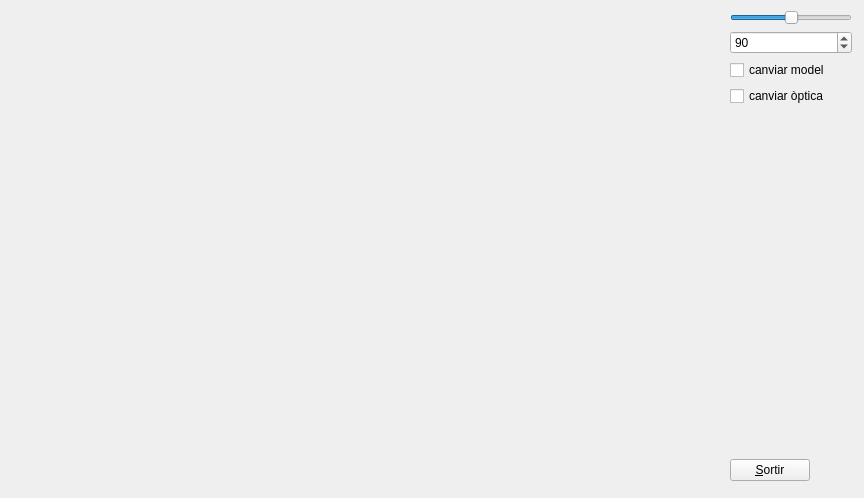
<?xml version="1.0" encoding="UTF-8"?>
<ui version="4.0">
 <class>MyForm</class>
 <widget class="QWidget" name="MyForm">
  <property name="geometry">
   <rect>
    <x>0</x>
    <y>0</y>
    <width>864</width>
    <height>498</height>
   </rect>
  </property>
  <property name="windowTitle">
   <string>Form</string>
  </property>
  <widget class="MyGLWidget" name="widget" native="true">
   <property name="geometry">
    <rect>
     <x>9</x>
     <y>9</y>
     <width>713</width>
     <height>480</height>
    </rect>
   </property>
   <property name="sizePolicy">
    <sizepolicy hsizetype="Expanding" vsizetype="Expanding">
     <horstretch>0</horstretch>
     <verstretch>0</verstretch>
    </sizepolicy>
   </property>
  </widget>
  <widget class="QWidget" name="layoutWidget">
   <property name="geometry">
    <rect>
     <x>730</x>
     <y>10</y>
     <width>122</width>
     <height>471</height>
    </rect>
   </property>
   <layout class="QVBoxLayout" name="verticalLayout">
    <item>
     <widget class="QSlider" name="horizontalSlider">
      <property name="minimum">
       <number>0</number>
      </property>
      <property name="maximum">
       <number>180</number>
      </property>
      <property name="sliderPosition">
       <number>90</number>
      </property>
      <property name="orientation">
       <enum>Qt::Horizontal</enum>
      </property>
     </widget>
    </item>
    <item>
     <widget class="QSpinBox" name="spinBox">
      <property name="maximum">
       <number>180</number>
      </property>
      <property name="value">
       <number>90</number>
      </property>
     </widget>
    </item>
    <item>
     <widget class="QCheckBox" name="checkBox">
      <property name="text">
       <string>canviar model</string>
      </property>
     </widget>
    </item>
    <item>
     <widget class="QCheckBox" name="checkBox_2">
      <property name="text">
       <string>canviar òptica</string>
      </property>
     </widget>
    </item>
    <item>
     <spacer name="verticalSpacer">
      <property name="orientation">
       <enum>Qt::Vertical</enum>
      </property>
      <property name="sizeHint" stdset="0">
       <size>
        <width>20</width>
        <height>40</height>
       </size>
      </property>
     </spacer>
    </item>
    <item>
     <widget class="QPushButton" name="pushButton">
      <property name="sizePolicy">
       <sizepolicy hsizetype="Fixed" vsizetype="Fixed">
        <horstretch>0</horstretch>
        <verstretch>0</verstretch>
       </sizepolicy>
      </property>
      <property name="text">
       <string>&amp;Sortir</string>
      </property>
     </widget>
    </item>
   </layout>
  </widget>
 </widget>
 <customwidgets>
  <customwidget>
   <class>MyGLWidget</class>
   <extends>QWidget</extends>
   <header>MyGLWidget.h</header>
   <container>1</container>
   <slots>
    <slot>canviarzoom(int)</slot>
    <slot>canviarmodel()</slot>
    <slot>canviaroptica()</slot>
   </slots>
  </customwidget>
 </customwidgets>
 <resources/>
 <connections>
  <connection>
   <sender>pushButton</sender>
   <signal>clicked()</signal>
   <receiver>MyForm</receiver>
   <slot>close()</slot>
   <hints>
    <hint type="sourcelabel">
     <x>810</x>
     <y>479</y>
    </hint>
    <hint type="destinationlabel">
     <x>818</x>
     <y>497</y>
    </hint>
   </hints>
  </connection>
  <connection>
   <sender>horizontalSlider</sender>
   <signal>valueChanged(int)</signal>
   <receiver>spinBox</receiver>
   <slot>setValue(int)</slot>
   <hints>
    <hint type="sourcelabel">
     <x>766</x>
     <y>23</y>
    </hint>
    <hint type="destinationlabel">
     <x>763</x>
     <y>49</y>
    </hint>
   </hints>
  </connection>
  <connection>
   <sender>spinBox</sender>
   <signal>valueChanged(int)</signal>
   <receiver>horizontalSlider</receiver>
   <slot>setValue(int)</slot>
   <hints>
    <hint type="sourcelabel">
     <x>799</x>
     <y>33</y>
    </hint>
    <hint type="destinationlabel">
     <x>799</x>
     <y>15</y>
    </hint>
   </hints>
  </connection>
  <connection>
   <sender>horizontalSlider</sender>
   <signal>valueChanged(int)</signal>
   <receiver>widget</receiver>
   <slot>canviarzoom(int)</slot>
   <hints>
    <hint type="sourcelabel">
     <x>735</x>
     <y>23</y>
    </hint>
    <hint type="destinationlabel">
     <x>703</x>
     <y>161</y>
    </hint>
   </hints>
  </connection>
  <connection>
   <sender>checkBox</sender>
   <signal>released()</signal>
   <receiver>widget</receiver>
   <slot>canviarmodel()</slot>
   <hints>
    <hint type="sourcelabel">
     <x>837</x>
     <y>74</y>
    </hint>
    <hint type="destinationlabel">
     <x>719</x>
     <y>201</y>
    </hint>
   </hints>
  </connection>
  <connection>
   <sender>checkBox_2</sender>
   <signal>released()</signal>
   <receiver>widget</receiver>
   <slot>canviaroptica()</slot>
   <hints>
    <hint type="sourcelabel">
     <x>826</x>
     <y>112</y>
    </hint>
    <hint type="destinationlabel">
     <x>721</x>
     <y>246</y>
    </hint>
   </hints>
  </connection>
 </connections>
 <slots>
  <slot>canviarzoom(int)</slot>
 </slots>
</ui>
